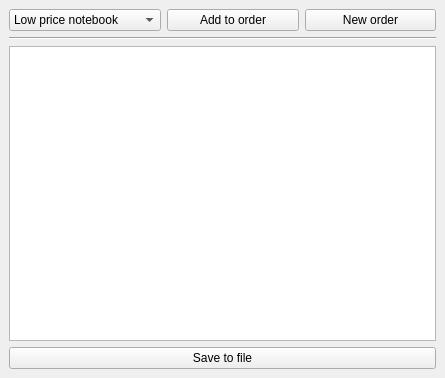
<?xml version="1.0" encoding="UTF-8"?>
<ui version="4.0">
 <class>MainWindow</class>
 <widget class="QMainWindow" name="MainWindow">
  <property name="geometry">
   <rect>
    <x>0</x>
    <y>0</y>
    <width>445</width>
    <height>378</height>
   </rect>
  </property>
  <property name="windowTitle">
   <string>MainWindow</string>
  </property>
  <widget class="QWidget" name="centralwidget">
   <layout class="QVBoxLayout" name="verticalLayout">
    <item>
     <layout class="QHBoxLayout" name="horizontalLayout">
      <item>
       <widget class="QComboBox" name="comboBox">
        <property name="sizePolicy">
         <sizepolicy hsizetype="Preferred" vsizetype="Fixed">
          <horstretch>0</horstretch>
          <verstretch>0</verstretch>
         </sizepolicy>
        </property>
        <item>
         <property name="text">
          <string>Low price notebook</string>
         </property>
        </item>
        <item>
         <property name="text">
          <string>Middle price notebook</string>
         </property>
        </item>
        <item>
         <property name="text">
          <string>High price notebook</string>
         </property>
        </item>
       </widget>
      </item>
      <item>
       <widget class="QPushButton" name="addButton">
        <property name="text">
         <string>Add to order</string>
        </property>
       </widget>
      </item>
      <item>
       <widget class="QPushButton" name="newButton">
        <property name="text">
         <string>New order</string>
        </property>
       </widget>
      </item>
     </layout>
    </item>
    <item>
     <widget class="Line" name="line">
      <property name="orientation">
       <enum>Qt::Horizontal</enum>
      </property>
     </widget>
    </item>
    <item>
     <widget class="QTextEdit" name="textEdit"/>
    </item>
    <item>
     <widget class="QPushButton" name="pushButton">
      <property name="text">
       <string>Save to file</string>
      </property>
     </widget>
    </item>
   </layout>
  </widget>
 </widget>
 <resources/>
 <connections/>
</ui>
